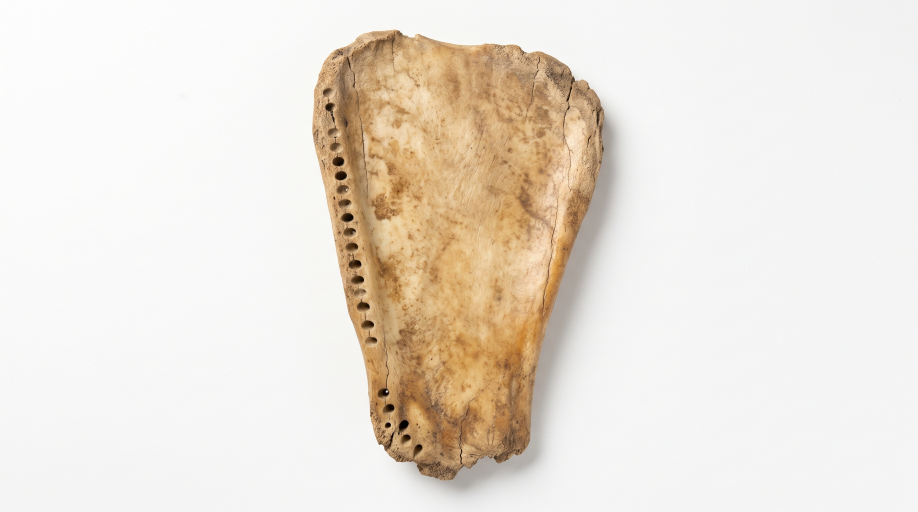
#> input picture episodes/jiao/images/Ancient_Chinese_oracle_bone_2K_20261024165930.jpg, 2752 x 1536 px (shown at 1/3 size)
$ python detourer_fond_uni.py ../../episodes/jiao/images/Ancient_Chinese_oracle_bone_2K_20261024165930.jpg ../../episodes/jiao/images/Edit_image_historical_elements_2K_20261024161646.jpg 5 1.0
#> lines starting #> are read from the running program, lines starting #| are printed output that depends on the picture; after the words box and inside, x2 and y2 are one past the last pixel; in counts of white or black regions, pixels touching at a corner belong together
"""Détoure un objet photographié sur fond uni clair (os, tablette, objet posé) → PNG RGBA recadré au plus juste.
python3 detourer_fond_uni.py image.jpg sortie.png [hauteur_max=1100] [seuil=14]
Fond = médiane des bords ; masque = écart au fond > seuil, fermé, trous remplis, plus grande pièce, bord adouci ; ombre portée du
fond effacée (le canvas pose la sienne). Affiche la boîte englobante d'origine (x0 y0 x1 y1) et la taille de sortie."""
import sys
import numpy as np
from PIL import Image
from scipy import ndimage

src, out = sys.argv[1], sys.argv[2]
hmax = int(sys.argv[3]) if len(sys.argv) > 3 else 1100
seuil = float(sys.argv[4]) if len(sys.argv) > 4 else 14
im = Image.open(src).convert('RGB')
#> im is the input picture: PIL image 2752x1536 RGB; mean R, G, B 235, 227.1, 216.9
a = np.asarray(im).astype(np.float32)
bord = np.concatenate([a[:8].reshape(-1, 3), a[-8:].reshape(-1, 3), a[:, :8].reshape(-1, 3), a[:, -8:].reshape(-1, 3)])
fond = np.median(bord, axis=0)
#> fond = [245, 245, 245]
d = np.abs(a - fond).max(axis=2)
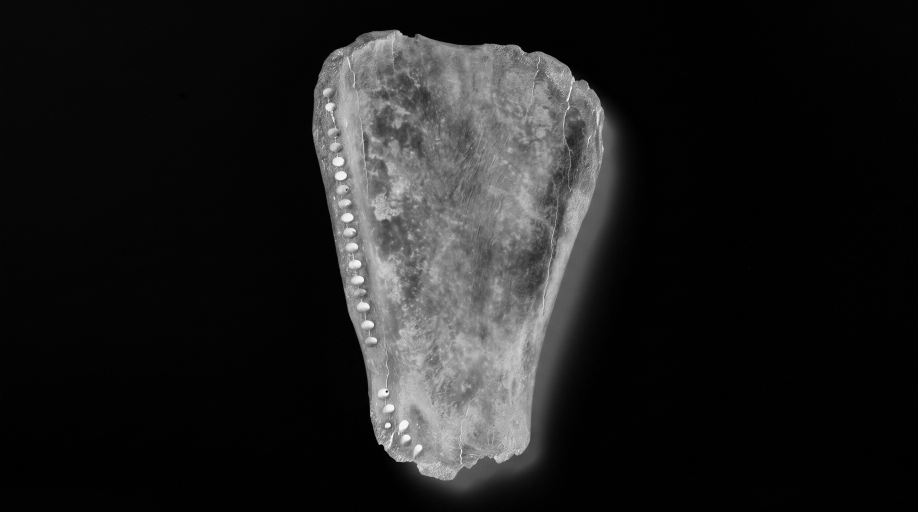
#> d: shape (1536, 2752) float32 (shown at 1/3 size); min 0, max 245, mean 31
m = ndimage.binary_closing(d > seuil, np.ones((9, 9)))
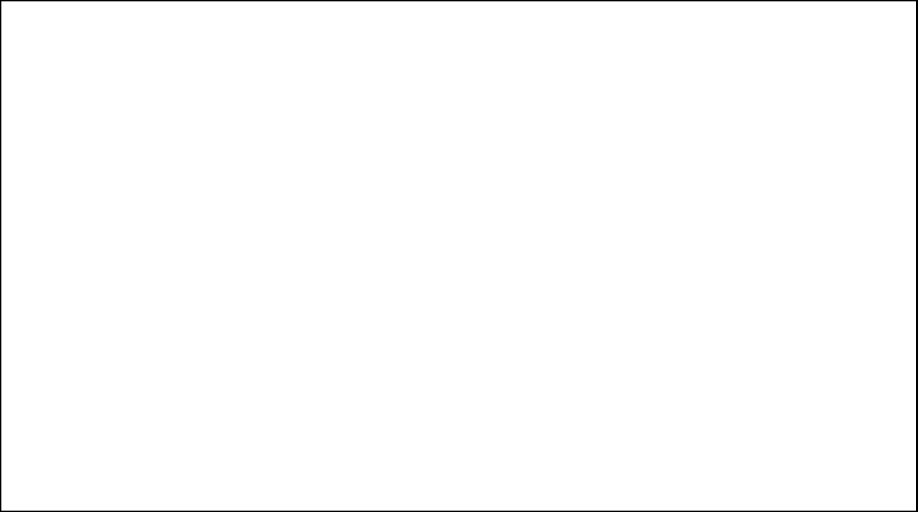
#> m: shape (1536, 2752) bool (shown at 1/3 size); 99.2% white; 1 black region, box (x1, y1, x2, y2) and area: (0, 0, 2752, 1536) 34240
m = ndimage.binary_fill_holes(m)
lab, n = ndimage.label(m)
#> n = 1
m = lab == 1 + np.argmax(ndimage.sum(m, lab, range(1, n + 1)))
m = ndimage.binary_opening(m, np.ones((5, 5)))
alpha = np.clip(ndimage.gaussian_filter(m.astype(np.float32), 1.6) * 1.15 - 0.075, 0, 1)
ys, xs = np.nonzero(m)
x0, y0, x1, y1 = xs.min(), ys.min(), xs.max() + 1, ys.max() + 1
#> x0 = 4; y0 = 4; x1 = 2748; y1 = 1532
rgba = np.dstack([a, alpha * 255]).astype(np.uint8)[y0:y1, x0:x1]
o = Image.fromarray(rgba, 'RGBA')
if o.height > hmax: o = o.resize((round(o.width * hmax / o.height), hmax), Image.LANCZOS)
o.save(out)
print('boite', x0, y0, x1, y1, 'sortie', o.size)
#| boite 4 4 2748 1532 sortie (9, 5)

$ run again, on episodes/jiao/images/Teacher_instructing_disciples_be…_2K_20261011153307.jpg
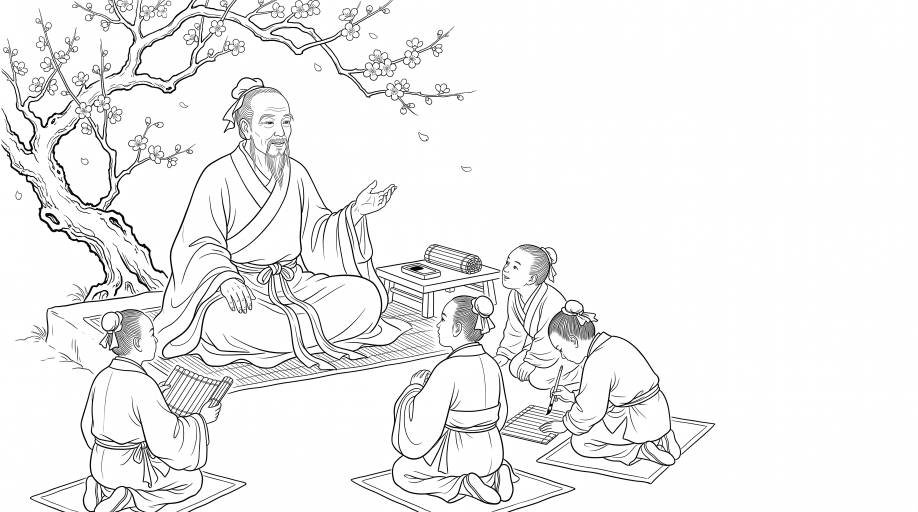
#> input picture episodes/jiao/images/Teacher_instructing_disciples_be…_2K_20261011153307.jpg, 2752 x 1536 px (shown at 1/3 size)
#> im is the input picture: PIL image 2752x1536 RGB; mean R, G, B 240.9, 240.9, 240.7
#> fond = [255, 255, 255]
#> `lab, n = ndimage.label(m)`:
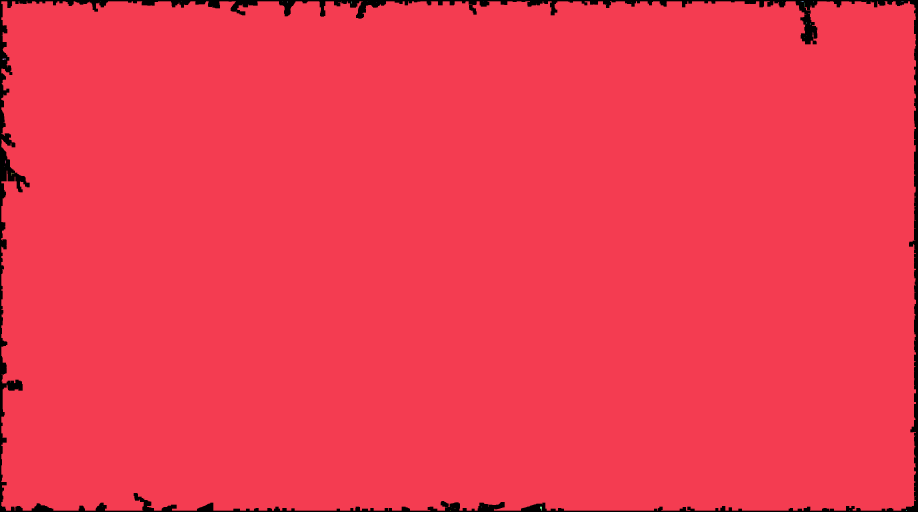
#> lab: shape (1536, 2752) int32 (shown at 1/3 size); 36 distinct labels, from 0 to 35; one colour per label, 0 black
#> n = 35
#> x0 = 4; x1 = 2748; y1 = 1532
#> `rgba = np.dstack([a, alpha * 255]).astype(np.uint8)[y0:y1, x0:x1]`:
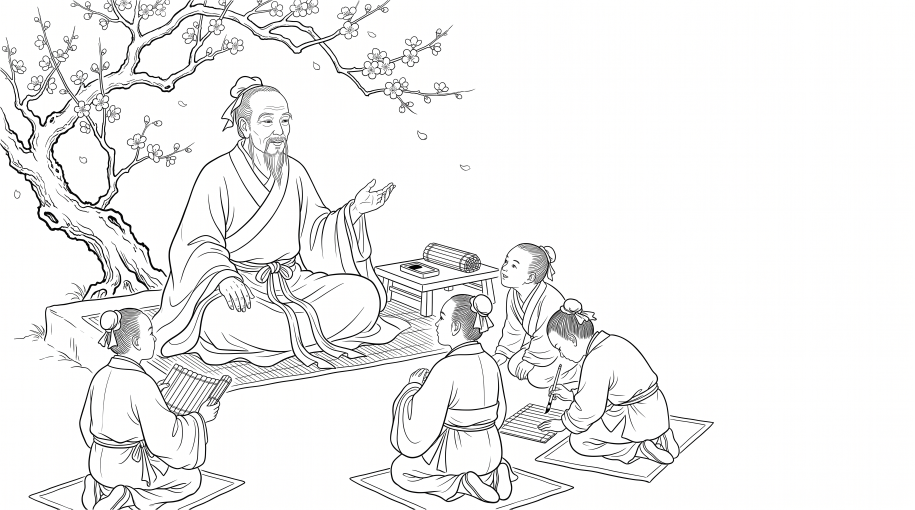
#> rgba: shape (1528, 2744, 4) (shown at 1/3 size); mean R, G, B, A 240.9, 240.8, 240.7, 251.2; transparent parts drawn white
#| boite 4 4 2748 1532 sortie (9, 5)

$ run again, on episodes/jiao/images/Teacher_instructing_disciples_ou…_2K_20261011153402.jpg
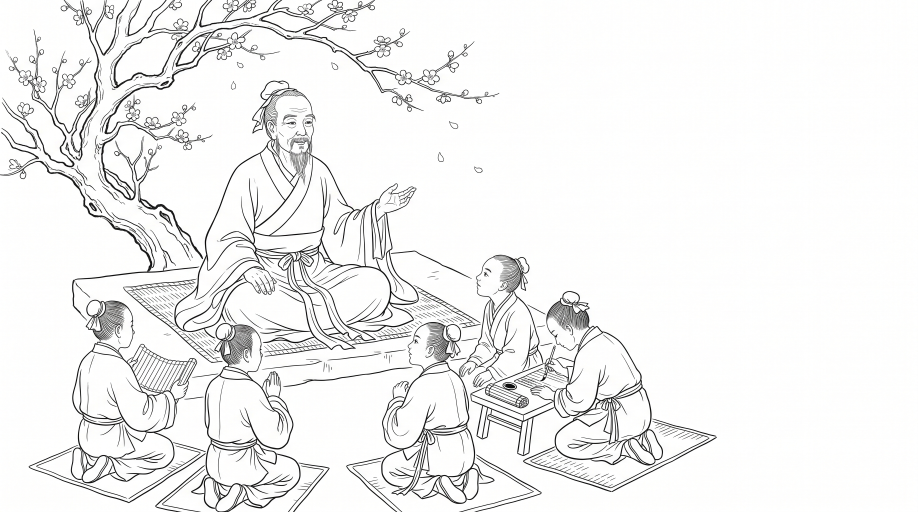
#> input picture episodes/jiao/images/Teacher_instructing_disciples_ou…_2K_20261011153402.jpg, 2752 x 1536 px (shown at 1/3 size)
#> im is the input picture: PIL image 2752x1536 RGB; mean R, G, B 241, 241, 240.6
#> fond = [255, 255, 255]
#> `lab, n = ndimage.label(m)`:
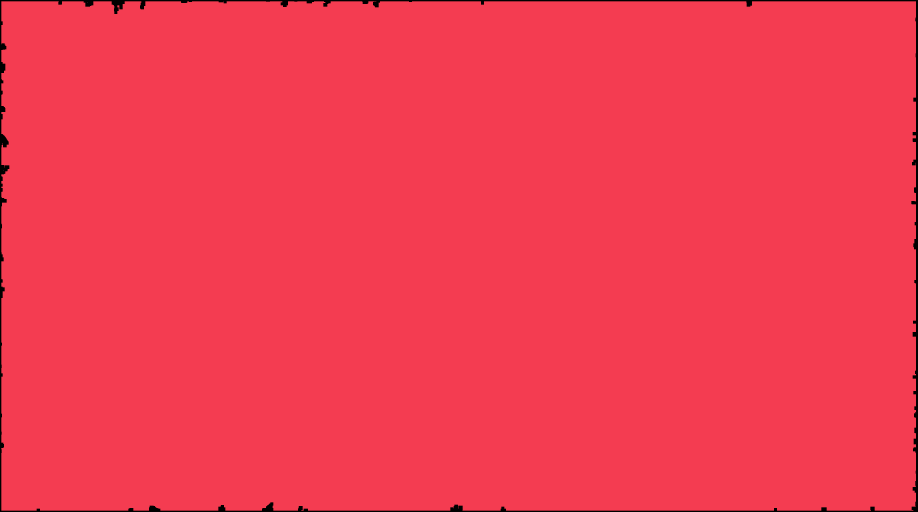
#> lab: shape (1536, 2752) int32 (shown at 1/3 size); 4 distinct labels, from 0 to 3; one colour per label, 0 black
#> n = 3
#> x0 = 4; x1 = 2748; y1 = 1532
#> `rgba = np.dstack([a, alpha * 255]).astype(np.uint8)[y0:y1, x0:x1]`:
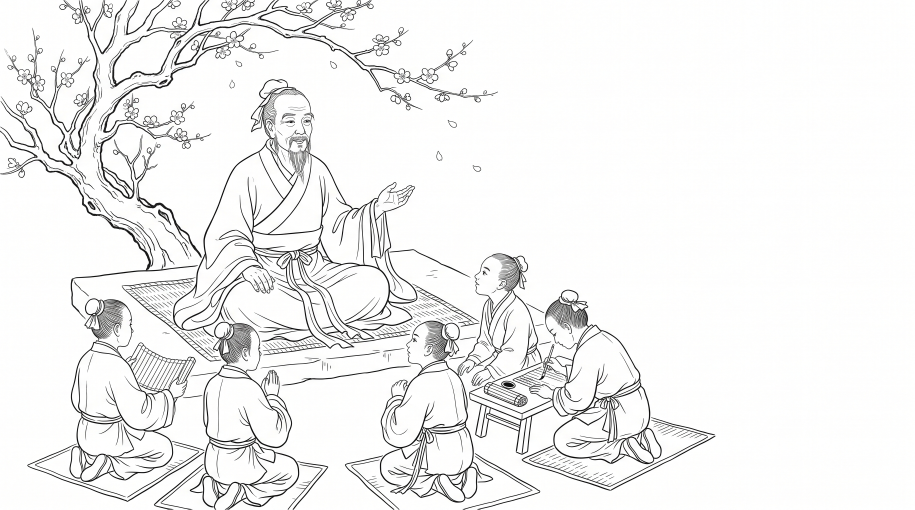
#> rgba: shape (1528, 2744, 4) (shown at 1/3 size); mean R, G, B, A 240.9, 240.9, 240.5, 254.1; transparent parts drawn white
#| boite 4 4 2748 1532 sortie (9, 5)

$ run again, on episodes/jiao/images/cerf_baimiao_1.jpg
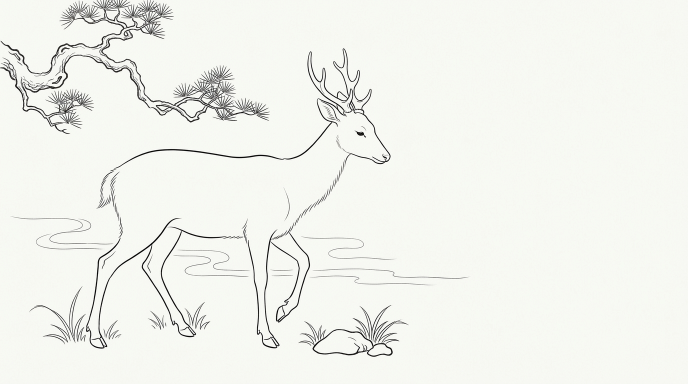
#> input picture episodes/jiao/images/cerf_baimiao_1.jpg, 1376 x 768 px (shown at 1/2 size)
#> im is the input picture: PIL image 1376x768 RGB; mean R, G, B 241.2, 242.7, 237.2
#> fond = [247, 248, 243]
#> `m = ndimage.binary_closing(d > seuil, np.ones((9, 9)))`:
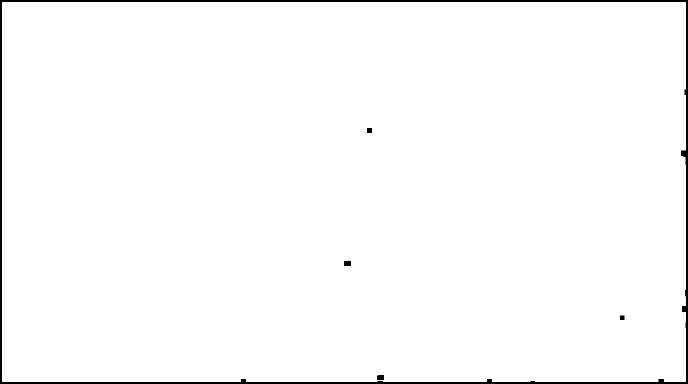
#> m: shape (768, 1376) bool (shown at 1/2 size); 98.3% white; 5 black regions, box (x1, y1, x2, y2) and area: (0, 0, 1376, 768) 17613, (688, 522, 702, 532) 140, (754, 750, 768, 760) 137, (734, 256, 744, 266) 100, (1240, 631, 1249, 640) 81
#> lab: shape (768, 1376) int32; values 0 (black) and 1 (white), 98.3% white; 1 black region, box (x1, y1, x2, y2) and area: (0, 0, 1376, 768) 17613
#> n = 1
#> x0 = 4; x1 = 1372; y1 = 764
#> `rgba = np.dstack([a, alpha * 255]).astype(np.uint8)[y0:y1, x0:x1]`:
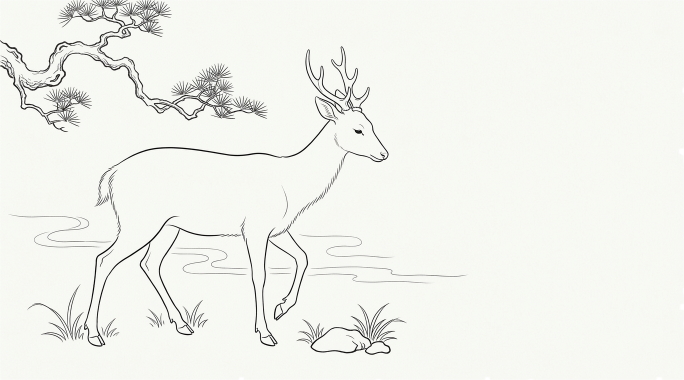
#> rgba: shape (760, 1368, 4) (shown at 1/2 size); mean R, G, B, A 241.1, 242.6, 237.1, 254.4; transparent parts drawn white
#| boite 4 4 1372 764 sortie (9, 5)
